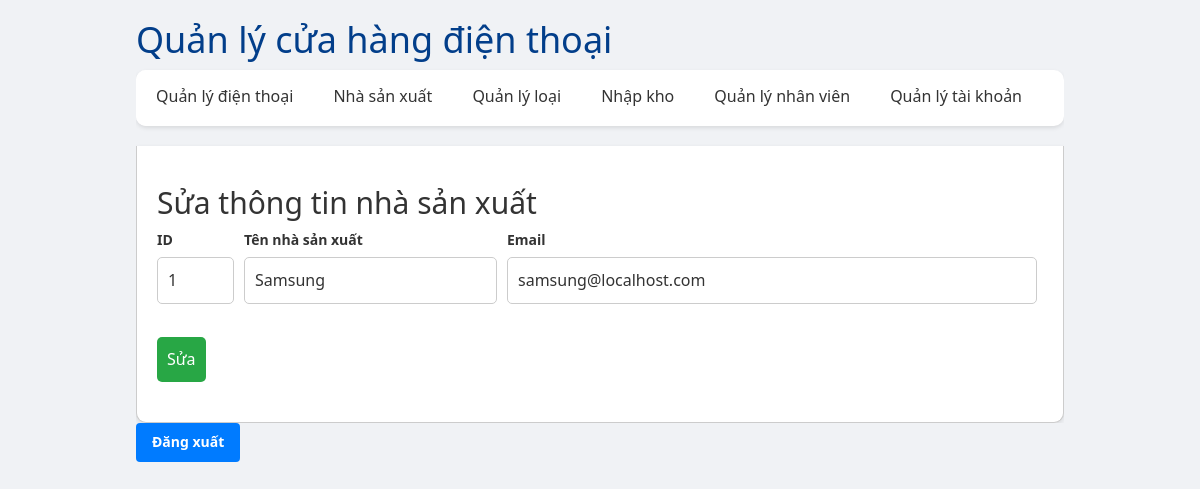
The app's page /admin/?page=editProducer&id=1 (signed in) with its own data.
### tables this page shows
CREATE TABLE `producer` (
  `id` int(11) NOT NULL,
  `name` varchar(255) NOT NULL,
  `email` mediumtext NOT NULL
);

### admin/pages/producer/edit.php (the view, shortened to what this page needs)
<?php
include '../config/db.php';
if ($_SERVER['REQUEST_METHOD'] == 'POST') {
    $id = $_POST['id'];
    $name = $_POST['name'];
    $email = $_POST['email'];
    $sql = "UPDATE producer SET name='$name', email='$email' WHERE id=$id";
    if (!$conn->query($sql)) {
        echo "Error updating record: " . $conn->error;
        die();
    }
    $conn->close();
    echo "<script>window.location.href='/admin/?page=producer';</script>";
    exit();
} else {
    $id = $_GET['id'];
    $sql = "SELECT * FROM producer WHERE id=$id";
    $result = $conn->query($sql);
    if ($result->num_rows > 0) {
        $row = $result->fetch_assoc();
    } else {
        redirect("/admin/?page=producer");
    }
}
?>
<link rel="stylesheet" href="/admin/pages/producer/styles.css">
<main>
    <section class="edit-producer">
        <h2>Sửa thông tin nhà sản xuất</h2>
        <form action="/admin/?page=editProducer" method="post">
            <div>
                <label for="id">ID</label><br>
                <input type="text" name="id" value="<?php echo $row['id']; ?>" size="1" readonly>
            </div>
            <div>
            <label for="name">Tên nhà sản xuất</label><br>
                <input type="text" id="name" name="name" placeholder="Tên nhà sản xuất" value="<?php echo $row['name']; ?>" required>
            </div>
            <div>
                <label for="email">Email</label><br>
                <input type="email" id="email" name="email" placeholder="Email" value="<?php echo $row['email']; ?>" size = "50" required>
            </div>
            <div>
                <br>
                <button type="submit">Sửa</button>
            </div>
        </form>
    </section>
</main>

### admin/css/styles.css (style rules this page uses)
body { font-family: Arial, sans-serif; background-color: #f4f4f4; margin: 0; padding: 0; }
body, h1, p, button { margin: 0; padding: 0; }
body { font-family: 'Segoe UI', Tahoma, Geneva, Verdana, sans-serif; background-color: #f0f2f5; color: #333; line-height: 1.6; padding: 20px; }

### admin/pages/producer/styles.css (style rules this page uses)
body { font-family: Arial, sans-serif; background-color: #f4f4f4; margin: 0; padding: 0; }
.add-producer, .producer-list, .edit-producer { margin-bottom: 20px; }
.add-producer form, .edit-producer form { display: flex; flex-wrap: wrap; gap: 10px; }
.add-producer input, .add-producer button, .edit-producer input, .edit-producer button { padding: 10px; font-size: 16px; border: 1px solid #ccc; border-radius: 5px; }
.add-producer button, .edit-producer button { background-color: #28a745; color: #fff; border: none; cursor: pointer; }
body, h1, p, button { margin: 0; padding: 0; }
body { font-family: 'Segoe UI', Tahoma, Geneva, Verdana, sans-serif; background-color: #f0f2f5; color: #333; line-height: 1.6; padding: 20px; }

### admin/index.php (style rules this page uses)
body, h1, p, button { margin: 0; padding: 0; }
body { font-family: 'Segoe UI', Tahoma, Geneva, Verdana, sans-serif; background-color: #f0f2f5; color: #333; line-height: 1.6; padding: 20px; }

### records on screen
producer: id "1", name "Samsung", email "samsung@localhost.com"
